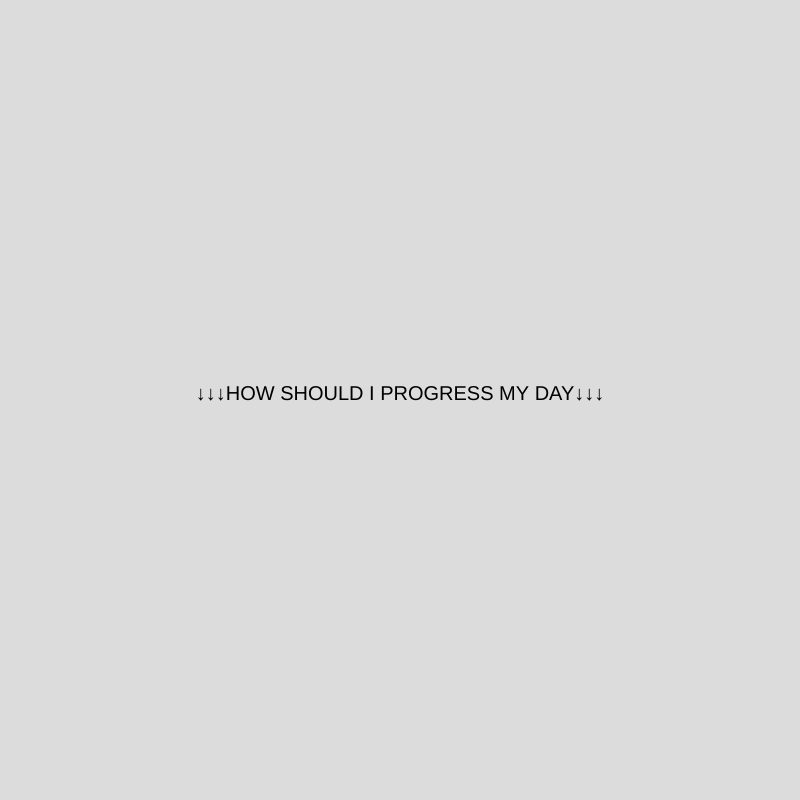
Frame 1 (no input)
Frame 60 (no input): identical to frame 1, image omitted
Frame 120 (the mouse pressed at the canvas centre since frame 60): identical to frame 1, image omitted

The p5.js sketch that drew this single still picture (run headless with seeded random() and noise() and a simulated clock; from frame 60 on, the mouse is pressed at the canvas centre):

// p5.js sketch
// ── sketch.js
let tasks = [];



  let walls = [];
  let timeTables = [];
  let textPos = [];
  let fontSize = 20;
  let mood;
  let chaos = [],
    order = [];


  let b_avgW, b_bd, b_avgWd;

  let run_flag = false;
  
  function setup() {
    frameRate(60);
    createCanvas(800, 800);
    background(220);
    mood = createVector(0,0);


    makeButtons();
  
    textSize(fontSize);
  
    rectMode(CENTER);
    textAlign(CENTER);


    text("↓↓↓HOW SHOULD I PROGRESS MY DAY↓↓↓",width/2,height/2);
  


    
    
  
    
  }


 
  let pt;
  function draw() {

    if(run_flag){

   
      clear();
      walls = [];
      background(checkMoodForBG());
      
      
      drawTable();
      moveNoise();
      updateMap();
    }
   

    
  }

  function softReset(wkt,slt){
      
    tasks = randomOrder(tasks);
    genTimeTable(wkt, slt, tasks); 
    calcTextPos();
    calcStress(); 
    run_flag = true;
}


  function calcTextPos(){
    textPos = [];
    for (let i in tasks) {
      let offset = createVector(
        height / (tasks.length + 2),
        width / (tasks.length + 2)
      );
      let temp = int(random(3));
  
      textPos.push(
        createVector(
          width / 4 + offset.x + temp * offset.x,
          offset.y + i * offset.y
        )
      );
    }
  }

  function checkMoodForBG(){
    if(mood.x > mood.y){
      return random(100,180);
    } else {
      return "rgb(144, 188, 222)";
    }
  }

  function calcStress(){
    mood.x = 0;
    mood.y = 0;
    stress = false;
    chaos = [];
    order = [];

    for (let i in tasks) {
      if (tasks[i].m < 0){
        mood.x += tasks[i].m;
      } else {
        mood.y += tasks[i].m;
      }
    }

    mood.x = abs(mood.x);
  
  
    for (let i = 0; i < mood.x; i ++) {
      chaos.push(new Ray(random(width), random(height)));
    }

    for (let i =0; i < int(ceil(mood.y/10)); i++){
      order.push(new Sun(random(width), random(height)));
    }

      
      
    }
    
  
  function moveNoise(){
    for (let i in chaos){
      chaos[i].pos.x = constrain(chaos[i].pos.x + int(random(-mood.x/5,mood.x/5)), 0 , width);
      chaos[i].pos.y = constrain(chaos[i].pos.y + int(random(-mood.x/5,mood.x/5)), 0 , height);
    }    

    for (let i in order){
      order[i].pos.x = constrain(order[i].pos.x + int(random(-mood.y/20,mood.y/20)), 0 , width);
      order[i].pos.y = constrain(order[i].pos.y + int(random(-mood.y/20,mood.y/20)), 0 , height);
    } 

   

    for (let i in textPos) {
        textPos[i].x = constrain(textPos[i].x + int(random(-mood/10,mood/10)), 0 , width);
        textPos[i].y = constrain(textPos[i].y + int(random(-mood/10,mood/10)), 0 , height);
    }
  }





  function drawTable() {
    //drawline between each task
    
    for (let i = 0; i < textPos.length; i++) 
    {
      strokeWeight(5);
      stroke("red");
      if (textPos[i + 1] != undefined) {
        line(textPos[i].x, textPos[i].y, textPos[i + 1].x, textPos[i + 1].y);
      }
      
      strokeWeight(2);
      stroke(0);
  
      fill(255);
      rect(
        textPos[i].x,
        textPos[i].y - ptPxConv(fontSize) / 5,
        ((tasks[i].c.length + timeTables[i].length) * ptPxConv(fontSize)) / 2,
        ptPxConv(fontSize)
      );
  
      rect_c(
        textPos[i].x,
        textPos[i].y - ptPxConv(fontSize) / 5,
        ((tasks[i].c.length + timeTables[i].length) * ptPxConv(fontSize)) / 2,
        ptPxConv(fontSize)
      );
  
      fill(0);
      noStroke();
      text(timeTables[i] + "    " + tasks[i].c, textPos[i].x, textPos[i].y);
    }
  }
  
  function updateMap() {
   
    let checkDup = [];
    let checkstat;
    stroke(0);
    strokeWeight(1);
    noFill();
    for (let i in chaos){
      ellipse(chaos[i].pos.x, chaos[i].pos.y, 10)
      ellipse(chaos[i].pos.x, chaos[i].pos.y, 20)
    }
    
    for (let i in chaos) {
    checkstat = false;
      for (let j in chaos) {
          
        checkDup.push([i,j]);
    
        
        for (let check in checkDup){
          if(checkDup[check].includes(i) && checkDup[check].includes(j)){
            checkstat = true;
            break;
          }
      }
          
          

        let intersect = false;
        for (let wall in walls) {
          if (chaos[i].cast(walls[wall], chaos[j].pos.x, chaos[j].pos.y)) {
            intersect = true;
            break;
          }
        }

          if (!intersect) {
          stroke(random(100,120));
          line(chaos[i].pos.x, chaos[i].pos.y, chaos[j].pos.x, chaos[j].pos.y);
          }
        }
      }



      rect_c(width/2,height/2,width,height);
      for (let i in order){
          order[i].look(walls);
          order[i].show();
      }
    } 
  
  
 

  function genTimeTable(wakeUp, sleep, _tasks) {
    timeTables = [];
    let timeNow = wakeUp;
    for (let i in _tasks) {

        timeNow += _tasks[i].t;

      if (i != _tasks.length- 1 && timeNow < sleep) {
        
        timeTables.push(`${timeConv(timeNow-_tasks[i].t)} to ${timeConv(timeNow)}`);
      } else if (i == _tasks.length- 1 && timeNow < sleep){

        timeTables.push(`${timeConv(timeNow-_tasks[i].t)} til next day`);
      }
      
      
      else {
        timeTables.push(
          `${timeConv(timeNow-_tasks[i].t)} to ${timeConv(timeNow)} (OVERTIME!!!)`
        );
      }
    }
  }
  

  function timeConv(time){
    let temp = str(time).split("");

    if(int(temp[2]) >= 6){
      temp.splice(1,1,str(int(temp[1])+1));
      temp.splice(2,1,str(int(temp[2]-6)));
    }
  return int(temp.join(""));

  }



  function ptPxConv(pt) {
    return ceil((pt / 72) * 96);
  }
  
  function randomOrder(arr) {
    let temp = arr;
    let output = [];
  
    while (temp.length > 2) {
      let index = int(random(1,temp.length-1));

  
      output.push(temp[index]);
  
      temp.splice(index, 1);
    }

    output.unshift(arr[0]);
    output.push(arr[arr.length-1]);
  
    return output;
  }
  
  //make rect out of boundary class from raycast.js
  //this will help to determine the connection of dots.
  function rect_c(x, y, w, h) {
    //x y will be at the center of the rect, since using rectMode CENTER
  
    //a --- b
    //|     |
    //c --- d
  
    //ab
    walls.push(new Boundary(x - w / 2, y - h / 2, x + w / 2, y - h / 2));
    //cd
    walls.push(new Boundary(x - w / 2, y + h / 2, x + w / 2, y + h / 2));
    //ac
    walls.push(new Boundary(x - w / 2, y - h / 2, x - w / 2, y + h / 2));
    //bd
    walls.push(new Boundary(x + w / 2, y - h / 2, x + w / 2, y + h / 2));
  }
  
// ── button.js
function makeButtons (){
    //buttons
    b_avgWd = createButton("Average Weekday");
    b_avgWd.mousePressed(()=> 
    {
        tasks = AvgWkday.slice(0); 
        softReset(1000,2300);
    });
    
    b_bd = createButton("Work Rush!");
    b_bd.mousePressed(()=> 
    {
        tasks = busyD.slice(0); 
        softReset(1200,2300);
    });

    b_avgW = createButton("Average Weekend");
    b_avgW.mousePressed(()=> 
    {
        tasks = AvgWkd.slice(0); 
        softReset(1300,2400);
    });
   
}
// ── daypreset.js
let AvgWkd = [
{
    c: "Wake up",
    m: -5,
    t: 30,
},
{
    c: "Do Homework",
    m: -5,
    t: 100,
},

{
    c: "Eat Lunch",
    m: 5,
    t: 45,
},

{
    c: "Play Video game",
    m: 30,
    t: 45,
},

{
    c: "Watch Youtube",
    m: 20,
    t: 40,
},

{
    c: "Do Chores",
    m: -10,
    t: 127,
},

{
    c: "Sleep",
    m: 0,
    t: 30,
}
];

let busyD = [
    {
        c: "Wake up",
        m: -10,
        t: 30,
    },
    {
        c: "Do Homework for ART101",
        m: -5,
        t: 200,
    },
    {
        c: "Do Homework for ART102",
        m: -5,
        t: 200,
    },
    {
        c: "Do Homework for ARTH 193",
        m: -5,
        t: 200,
    },
    {
        c: "Do Homework for ARTH 193",
        m: -5,
        t: 200,
    },
    {
        c: "Do Homework for METR",
        m: -5,
        t: 200,
    },
    {
        c: "Do Homework for METR",
        m: -5,
        t: 200,
    },
    {
        c: "Do Homework for PE",
        m: -5,
        t: 200,
    },
    {
        c: "Sleep",
        m: 0,
        t: 30,
    }


]

let AvgWkday = [
    {
        c: "Wake up",
        m: -5,
        t: 30,
    },
    {
        c: "Go to Class that I like",
        m: 10,
        t: 160,
    },
    
    {
        c: "Eat Lunch",
        m: 5,
        t: 160,
    },
    
    {
        c: "Go to Class that I don't like",
        m: 30,
        t: 160,
    },
    
    {
        c: "Go to Class that I like",
        m: 20,
        t: 160,
    },
    
    {
        c: "Walk home",
        m: -10,
        t: 20,
    },
    
    {
        c: "Sleep",
        m: 0,
        t: 30,
    }
];
// ── raycast.js
//https://www.youtube.com/watch?v=TOEi6T2mtHo
//145 2d raycast 
//by the coding train

//https://editor.p5js.org/jiatao.xu/sketches/WN5znpaSs




///////////////////////////////////



class Boundary {
    constructor(x1,y1,x2,y2){
      
      
      this.a = createVector(x1,y1);
      this.b = createVector(x2,y2);
    }
    
    show(){
      stroke(0);
      line(this.a.x,this.a.y,this.b.x,this.b.y);
    }
    
    
  }
  
  
  ////////////////////////////////////////////
  //ray class from coding train
  //this will be the sun rays

  class Ray_s{
    
    constructor(x,y,angle){
      this.pos = createVector(x,y);
      this.dir = p5.Vector.fromAngle(angle)
    }
    
    
    cast(wall) {
      
      //line segment of wall
      const x1 =wall.a.x;
      const y1 =wall.a.y;
      const x2 =wall.b.x;
      const y2 =wall.b.y;
      
      //line segment(-ish) of ray
      const x3 = this.pos.x;
      const y3 = this.pos.y;
      const x4 = this.pos.x + this.dir.x
      const y4 = this.pos.y + this.dir.y
      
      
      //https://en.wikipedia.org/wiki/Line%E2%80%93line_intersection
      // the following formulas and if statement are to check if the ray intersect with the given wall.
      
      const den = (x1-x2)*(y3-y4)-(y1-y2)*(x3-x4);
        if(den ==0){
          return;
        }
      
      const t = ((x1-x3)*(y3-y4)-(y1-y3)*(x3-x4))/den;
      const u = -((x1-x2)*(y1-y3)-(y1-y2)*(x1-x3))/den;
      
       if(t > 0 && t < 1 && u>0){

        const pt = createVector();
        pt.x = x1+t *(x2 - x1);
        pt.y = y1+t * (y2 -y1);

         
        
        return pt;
      } else {
        return;
      }
      
      
    }
    
     
    
    
    
  }




  ////////////////////////////////////////////
  //modified for noise gen
  //this is for the noise ray trianglation.
  
  class Ray{
    
    constructor(x,y){
      this.pos = createVector(x,y);
      
      
      
    }
    
    
    cast(wall,_x4,_y4) {
      
      //line segment of wall
      const x1 =wall.a.x;
      const y1 =wall.a.y;
      const x2 =wall.b.x;
      const y2 =wall.b.y;
      
      //line segment(-ish) of ray
      const x3 = this.pos.x;
      const y3 = this.pos.y;
      const x4 = _x4;
      const y4 = _y4;
      
      
      //https://en.wikipedia.org/wiki/Line%E2%80%93line_intersection
      // the following formulas and if statement are to check if the ray intersect with the given wall.
      
      const den = (x1-x2)*(y3-y4)-(y1-y2)*(x3-x4);
        if(den ==0){
          return;
        }
      
      const t = ((x1-x3)*(y3-y4)-(y1-y3)*(x3-x4))/den;
      const u = -((x1-x2)*(y1-y3)-(y1-y2)*(x1-x3))/den;
      
       if(t > 0 && t < 1 && u>0 && u <1){
         
        //for debug only, this show the point of intersection
        // const pt = createVector();
        // pt.x = x1+t *(x2 - x1);
        // pt.y = y1+t * (y2 -y1);
        // ellipse(pt.x,pt.y,10);
         
        
        return true;
      } else {
        return false;
      }
      
      
    }
    
     
    
    
    
  }

 

  class Sun {
    constructor(x,y) {
      this.pos = createVector(x,y);
      this.rays = [];
      let rays = 90;
      for (let a = 0; a < 359.9; a += 360 / rays) {
        this.rays.push(new Ray_s(this.pos.x, this.pos.y, radians(a)))
      }
    }
    
    look(walls) {
      for (let ray of this.rays) {
        let closest = null;
        let record = Infinity;
        
        for (let wall of walls) {
          let pt = ray.cast(wall);
          if (pt) {
            const d = p5.Vector.dist(this.pos, pt);
            if (d < record) {
              closest = pt;
              record = d;
            }
          }
        }
        
        if (closest) {
          stroke("rgba(255,255,0,0.20)");
          strokeWeight(5);
          line(this.pos.x, this.pos.y, closest.x, closest.y);
        }
      }
    }
    
    show() {
      noStroke();
      fill("yellow");
      ellipse(this.pos.x, this.pos.y, 16);

      noFill();
      stroke("yellow");
      strokeWeight(1);
      for (let i = 0; i < 5; i++){
        ellipse(this.pos.x, this.pos.y, 30*i+50);
      }
    }
  }
// ── style.css
html, body {
  margin: 0;
  padding: 0;
}

canvas {
  display: block;
}
  
.container {
  height: 200px;
  position: relative;
  border: 3px solid green;
}

.center {
  margin: 0;
  position: absolute;
  top: 50%;
  left: 50%;
  -ms-transform: translate(-50%, -50%);
  transform: translate(-50%, -50%);
}
